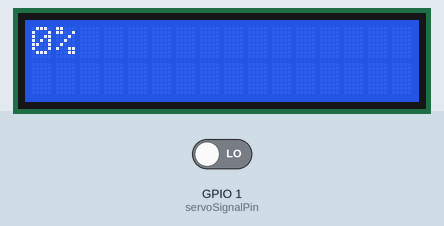
This sketch was run on a simulated ESP32. Shown: 16×2 character LCD. The inputs (shaded band) are chosen by the test bench; at power-on: GPIO 1 (servoSignalPin) LOW. What the sketch prints to the serial monitor is not drawn.

Above: at 1.2 s.
1.3 s: GPIO 1 (servoSignalPin) driven HIGH
At 1.7 s:
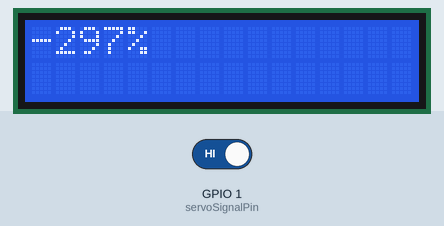
4.3 s: GPIO 1 (servoSignalPin) driven LOW
At 4.8 s:
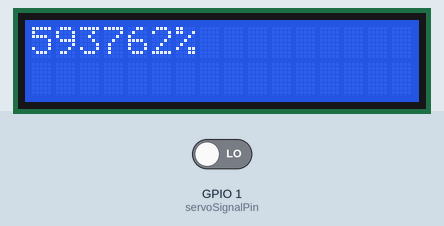
Timing chart, 0 to 7.3 s (numbered marks = the images above; inputs shaded):
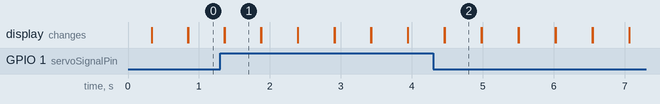

Measured:
- after the input at 1.3 s, the display: first differs from a run without the input after 0.06 s (image 1)
- after the input at 4.3 s, the display: first differs from a run without the input after 0.16 s (image 2)
- what the display in image 1 shows lasts 0.5 s, from 1.4 s to 1.9 s

The sketch:

Esp32Afterburner.ino
```cpp
/*
* min 984 mid 1500 max 2005
*
*/

#include <Arduino.h>
#include <LiquidCrystal_I2C.h>
#include <Wire.h>
#define SDA 8 //Define SDA pins
#define SCL 9 //Define SCL pins
const int servoSignalPin = 1; // GPIO pin connected to the servo tester signal output
volatile int pulseWidth = 0; // Variable to store the pulse width
int percent = 0;

LiquidCrystal_I2C lcd(0x27,16,2);

void setup() {
  Serial.begin(115200);
  pinMode(servoSignalPin, INPUT);
  attachInterrupt(digitalPinToInterrupt(servoSignalPin), pulseISR, CHANGE);
    Wire.begin(SDA, SCL); // attach the IIC pin
  if (!(i2CAddrTest(0x27))) {
    lcd = LiquidCrystal_I2C(0x3F, 16, 2);
  }
  lcd.init(); // LCD driver initialization
  lcd.backlight(); // Open the backlight
  lcd.setCursor(0,0); // Move the cursor to row 0, column 0
  lcd.print("hello, world!"); // The print content is displayed on the LCD
}

void loop() {
  // Print the pulse width every second
  Serial.print("Pulse Width: ");
  Serial.print(pulseWidth);
  Serial.println(" microseconds");

   lcd.print(percent );
    lcd.print("%" );// You can make spaces using well... spaces
    delay(250);
    lcd.clear();
    lcd.setCursor(0, 0); // Or setting the cursor in the desired position.

}

void pulseISR() {
  static unsigned long lastTime = 0;
  unsigned long currentTime = micros();

  if (digitalRead(servoSignalPin) == HIGH) {
    // Rising edge
    lastTime = currentTime;
  } else {
    // Falling edge
    pulseWidth = currentTime - lastTime; // Calculate pulse width
  }
  percent = map(pulseWidth, 1500, 2005, 0, 100);

}
bool i2CAddrTest(uint8_t addr) {
 Wire.begin();
 Wire.beginTransmission(addr);
 if (Wire.endTransmission() == 0) {
 return true;
 }
 return false;
}
```
